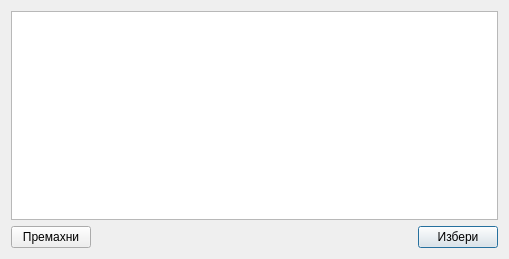
<?xml version="1.0" encoding="UTF-8"?>
<ui version="4.0">
 <class>MedicationTemplateDialogClass</class>
 <widget class="QDialog" name="MedicationTemplateDialogClass">
  <property name="geometry">
   <rect>
    <x>0</x>
    <y>0</y>
    <width>509</width>
    <height>259</height>
   </rect>
  </property>
  <property name="windowTitle">
   <string>MedicationTemplateDialog</string>
  </property>
  <layout class="QVBoxLayout" name="verticalLayout">
   <item>
    <widget class="QTableView" name="tableView">
     <property name="editTriggers">
      <set>QAbstractItemView::EditTrigger::NoEditTriggers</set>
     </property>
     <property name="showDropIndicator" stdset="0">
      <bool>false</bool>
     </property>
     <property name="dragDropOverwriteMode">
      <bool>false</bool>
     </property>
     <property name="selectionMode">
      <enum>QAbstractItemView::SelectionMode::SingleSelection</enum>
     </property>
     <property name="selectionBehavior">
      <enum>QAbstractItemView::SelectionBehavior::SelectRows</enum>
     </property>
     <property name="textElideMode">
      <enum>Qt::TextElideMode::ElideNone</enum>
     </property>
     <attribute name="horizontalHeaderVisible">
      <bool>false</bool>
     </attribute>
     <attribute name="horizontalHeaderStretchLastSection">
      <bool>true</bool>
     </attribute>
     <attribute name="verticalHeaderVisible">
      <bool>false</bool>
     </attribute>
     <attribute name="verticalHeaderStretchLastSection">
      <bool>false</bool>
     </attribute>
    </widget>
   </item>
   <item>
    <layout class="QHBoxLayout" name="horizontalLayout">
     <item>
      <widget class="QPushButton" name="deleteButton">
       <property name="text">
        <string>Премахни</string>
       </property>
       <property name="autoDefault">
        <bool>false</bool>
       </property>
      </widget>
     </item>
     <item>
      <spacer name="horizontalSpacer">
       <property name="orientation">
        <enum>Qt::Orientation::Horizontal</enum>
       </property>
       <property name="sizeHint" stdset="0">
        <size>
         <width>40</width>
         <height>20</height>
        </size>
       </property>
      </spacer>
     </item>
     <item>
      <widget class="QPushButton" name="okButton">
       <property name="text">
        <string>Избери</string>
       </property>
       <property name="default">
        <bool>true</bool>
       </property>
      </widget>
     </item>
    </layout>
   </item>
  </layout>
 </widget>
 <layoutdefault spacing="6" margin="11"/>
 <resources/>
 <connections/>
</ui>
